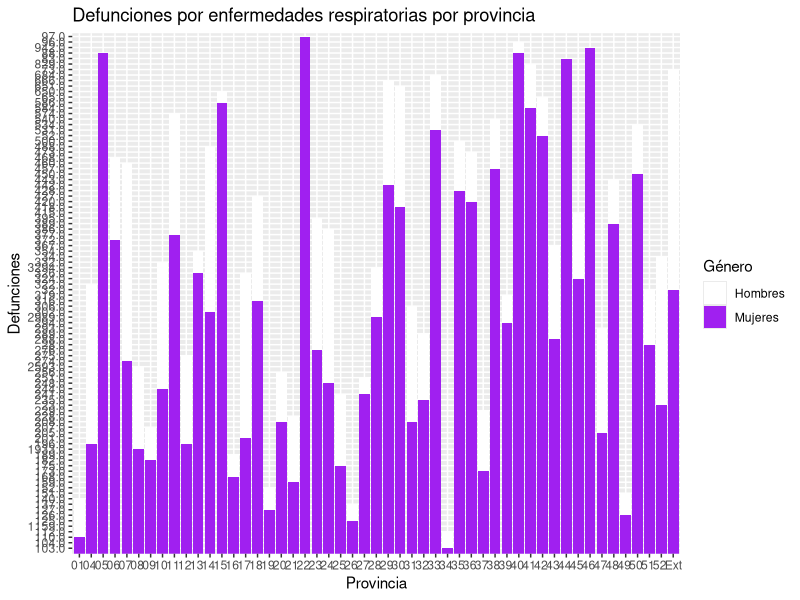

The R source for this figure:
## ---- chunk 1
knitr::opts_chunk$set(echo = TRUE)
## ---- chunk 2
library(readxl)
library(dplyr)
library(ggplot2)
## ---- chunk 3
defuncion <-read_excel("defunciones.xlsx")
defuncion_resp<-defuncion %>%
  slice(1338:1500)%>%
  select(1,3)%>%
  rename(Provincia = 1, defunciones= 2)
print(defuncion_resp)
## ---- chunk 4
defuncion_resp_total<-defuncion_resp %>%
  slice(3:54)%>%
  select(1,2)
defuncion_resp_total

## ---- chunk 5
defuncion_resp_mujeres<-defuncion_resp %>%
  slice(113:164)%>%
  select(1,2)%>%
  rename(defunciones_mujeres= 2)
defuncion_resp_mujeres
## ---- chunk 6
defuncion_resp_hombres<-defuncion_resp %>%
  slice(58:109)%>%
  select(1,2)%>%
  rename(defunciones_hombres= 2)
defuncion_resp_hombres
## ---- chunk 7

# combinar
defuncion_resp_combinada <- merge(defuncion_resp_hombres, defuncion_resp_mujeres, by = "Provincia")
defuncion_resp_combinada$Provincia <- substr(defuncion_resp_combinada$Provincia, 1,3)
ggplot(defuncion_resp_combinada, aes(x = Provincia)) +
  geom_bar(aes(y = defunciones_hombres, fill = "Hombres"), position = "dodge", stat = "identity") +
  geom_bar(aes(y = defunciones_mujeres, fill = "Mujeres"), position = "dodge", stat = "identity") +
  labs(title = "Defunciones por enfermedades respiratorias por provincia",
       x = "Provincia",
       y = "Defunciones",
       fill = "Género") +
  scale_fill_manual(values = c("Hombres" = "white", "Mujeres" = "purple"))
